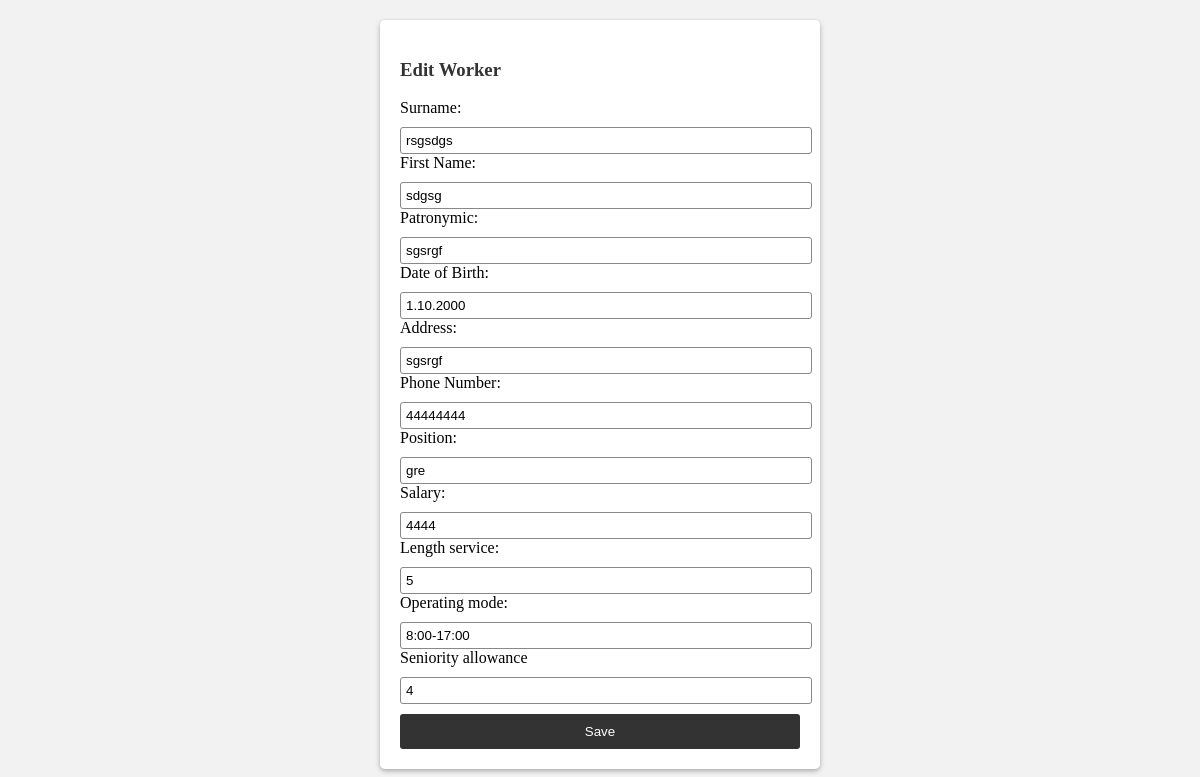
The app's page /edit_worker/33 with its own data.
### tables this page shows
CREATE TABLE worker (worker_id Char PRIMARY KEY NOT NULL, surname_worker TEXT NOT NULL, first_name_worker TEXT NOT NULL, patronymic_worker TEXT NOT NULL, date_birth_worker Date NOT NULL, address_worker TEXT NOT NULL, phone_number_worker Char NOT NULL, position_worker Char NOT NULL, salary_worker INTEGER NOT NULL, length_service INTEGER NOT NULL, operating_mode Char NOT NULL, seniority_allowance INTEGER NOT NULL);

### app.py (the view, shortened to what this page needs)
@app.route('/edit_worker/<int:worker_id>', methods=['GET', 'POST'])
def edit_worker(worker_id):
    conn = get_db()
    cursor = conn.cursor()
    cursor.execute("SELECT * FROM worker WHERE worker_id=?", (worker_id,))
    worker = cursor.fetchone()
    conn.close()
    return render_template('edit_worker.html', worker=worker)

### app.py (called while the page is built)
def get_db():
    conn = sqlite3.connect(DATABASE)
    return conn

### templates/edit_worker.html (shortened to what this page needs)
<!DOCTYPE html>
<html>
<head>
</head>
<body>
    <div class="edit-worker-form">
        <h3>Edit Worker</h3>
        <form method="POST" action="{{ url_for('edit_worker', worker_id=worker[0]) }}">
            <label for="surname_worker">Surname:</label>
            <input type="text" name="surname_worker" id="surname_worker" value="{{ worker[1] }}" required>
            <label for="first_name_worker">First Name:</label>
            <input type="text" name="first_name_worker" id="first_name_worker" value="{{ worker[2] }}" required>
            <label for="patronymic_worker">Patronymic:</label>
            <input type="text" name="patronymic_worker" id="patronymic_worker" value="{{ worker[3] }}" required>
            <label for="date_birth_worker">Date of Birth:</label>
            <input type="text" name="date_birth_worker" id="date_birth_worker" value="{{ worker[4] }}" required>
            <label for="address_worker">Address:</label>
            <input type="text" name="address_worker" id="address_worker" value="{{ worker[5] }}" required>
            <label for="phone_number_worker">Phone Number:</label>
            <input type="text" name="phone_number_worker" id="phone_number_worker" value="{{ worker[6] }}" required>
            <label for="position_worker">Position:</label>
            <input type="text" name="position_worker" id="position_worker" value="{{ worker[7] }}" required>
            <label for="salary_worker">Salary:</label>
            <input type="text" name="salary_worker" id="salary_worker" value="{{ worker[8] }}" required>
            <label for="length_service">Length service:</label>
            <input type="text" name="length_service" id="length_service" value="{{ worker[9] }}" required>
            <label for="operating_mode">Operating mode:</label>
            <input type="text" name="operating_mode" id="operating_mode" value="{{ worker[10] }}" required>
            <label for="seniority_allowance">Seniority allowance</label>
            <input type="text" name="seniority_allowance" id="seniority_allowance" value="{{ worker[11] }}" required>
            <button type="submit">Save</button>
        </form>
    </div>
</body>

### templates/edit_worker.html (style rules this page uses)
body { background-color: #f2f2f2; }
.edit-worker-form { background-color: #fff; border-radius: 5px; box-shadow: 0 2px 5px rgba(0, 0, 0, 0.3); padding: 20px; margin: 20px auto; max-width: 400px; }
.edit-worker-form h3 { color: #333; }
.edit-worker-form label { display: block; margin-bottom: 10px; }
.edit-worker-form input[type="text"] { width: 100%; padding: 5px; border: 1px solid #888; border-radius: 3px; }
.edit-worker-form button { display: block; width: 100%; padding: 10px; margin-top: 10px; background-color: #333; color: #fff; border: none; border-radius: 3px; cursor: pointer; }

### records on screen
worker: surname_worker "rsgsdgs", first_name_worker "sdgsg", patronymic_worker "sgsrgf", date_birth_worker "1.10.2000", address_worker "sgsrgf", phone_number_worker "44444444", position_worker "gre", salary_worker "4444", length_service "5", operating_mode "8:00-17:00", seniority_allowance "4"
